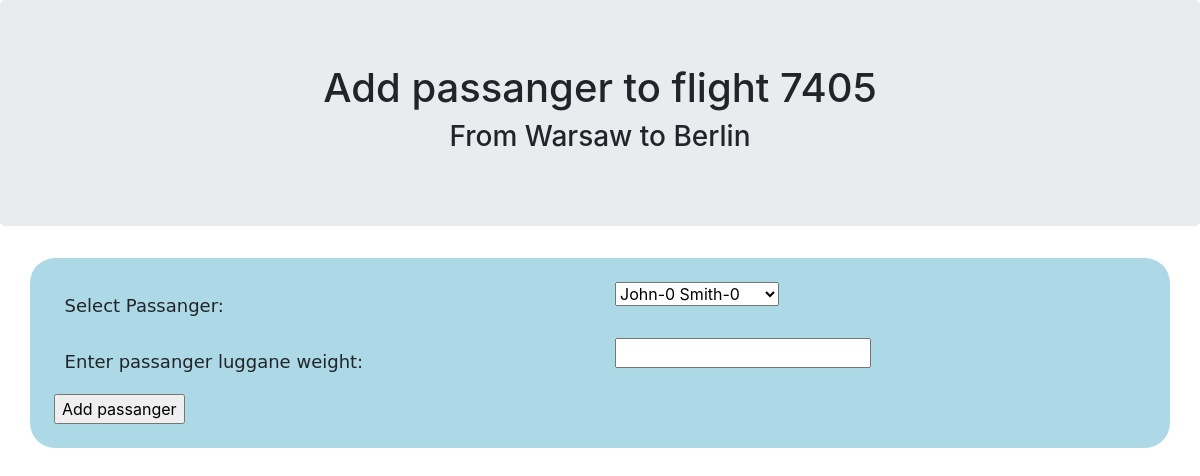
Screenshot of /airlinemanager/flights/7405/add_passanger_form (signed in) with the database file from the repository.
### flightmanager/models.py (models this page shows, shortened)
class Flight(models.Model):
    departure_date = models.DateTimeField()
    arrival_date = models.DateTimeField()
    departure_airport = models.CharField(max_length=20)
    arrival_airport = models.CharField(max_length=20)
    airplane = models.ForeignKey(Airplane, on_delete=models.CASCADE)

### flightmanager/views.py (the view)
# urls.py: path('flights/<int:flight_id>/add_passanger_form', views.add_passanger_form, name='add_passanger_form'),
@login_required
def add_passanger_form(request, flight_id):
    flight = get_object_or_404(Flight, pk=flight_id)
    passangers = Passanger.objects.all()
    return render(request, 'flightmanager/add_passanger.html', {'flight': flight, 'passangers': passangers})

### flightmanager/templates/flightmanager/add_passanger.html (shortened to what this page needs)
<!DOCTYPE html>
<html lang="en">
<head>
    <link rel="stylesheet" href="https://maxcdn.bootstrapcdn.com/bootstrap/4.1.0/css/bootstrap.min.css">
    {% load static %}
    <link rel="stylesheet" type="text/css" href="{% static 'flightmanager/add_passenger.css' %}" />
</head>
<body>
<div class="jumbotron text-center">
    <h1>Add passanger to flight {{ flight.id }}</h1>
    <h3>From {{ flight.departure_airport }} to {{ flight.arrival_airport }}</h3>
</div>
<div class="container" >
    <form id="add_user" action="{% url 'flightmanager:add_passanger' flight.id %}" method="post">
        <div class="row">
            <div class="col-sm-6">
                <label for="select">Select Passanger:</label>
            </div>
            <div class="col-sm-6">
                <select name="select" id="select" form="add_user">
                {% for passanger in passangers %}
                    <option value="{{ passanger.id }}">{{ passanger.name }} {{ passanger.surname }}</option>
                {% endfor %}
                </select>
            </div>
            <div class="col-sm-6">
                <label for="luggage_weight">Enter passanger luggane weight:</label>
            </div>
            <div class="col-sm-6">
                <input name="luggage_weight" required="" id="luggage_weight" type="number">
            </div>
            <div class="col-sm-12">
                <input type="submit" value="Add passanger" />
            </div>
        </div>
    </form>
</div>
</body>
</html>

### flightmanager/static/flightmanager/add_passenger.css (style rules this page uses)
.container { background-color: lightblue; padding: 2%; border-radius: 25px; }
label { font-size: 18px; font-family: "DejaVu Sans"; padding: 2%; }

### rows the page displays
Flight: id "7405", departure_airport "Warsaw", arrival_airport "Berlin"

### other values shown
form field select "John-0 Smith-0"
